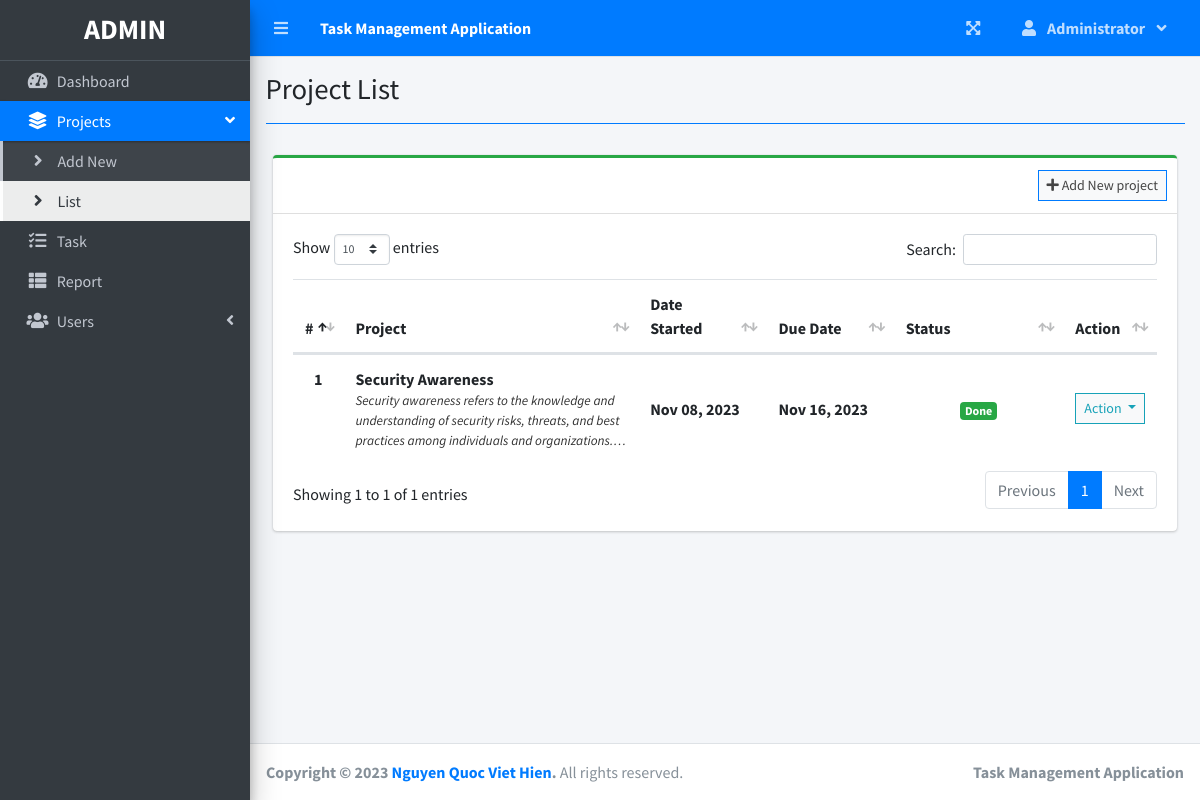
The app's page /index.php?page=project_list (signed in) with its own data.
### tables this page shows
CREATE TABLE `project_list` (
  `id` int(30) NOT NULL,
  `name` varchar(200) NOT NULL,
  `description` text NOT NULL,
  `status` tinyint(2) NOT NULL,
  `start_date` date NOT NULL,
  `end_date` date NOT NULL,
  `manager_id` int(30) NOT NULL,
  `user_ids` text NOT NULL,
  `date_created` datetime NOT NULL DEFAULT current_timestamp()
);

### project_list.php (the view, shortened to what this page needs)
<?php include'db_connect.php' ?>
<div class="col-lg-12">
	<div class="card card-outline card-success">
		<div class="card-header">
            <?php if($_SESSION['login_type'] != 3): ?>
			<div class="card-tools">
				<a class="btn btn-block btn-sm btn-default btn-flat border-primary" href="./index.php?page=new_project"><i class="fa fa-plus"></i> Add New project</a>
			</div>
            <?php endif; ?>
		</div>
		<div class="card-body">
			<table class="table tabe-hover table-condensed" id="list">
				<colgroup>
					<col width="5%">
					<col width="35%">
					<col width="15%">
					<col width="15%">
					<col width="20%">
					<col width="10%">
				</colgroup>
				<thead>
					<tr>
						<th class="text-center">#</th>
						<th>Project</th>
						<th>Date Started</th>
						<th>Due Date</th>
						<th>Status</th>
						<th>Action</th>
					</tr>
				</thead>
				<tbody>
					<?php
					$i = 1;
					$stat = array("Pending","Started","On-Progress","On-Hold","Over Due","Done");
					$where = "";
					$qry = $conn->query("SELECT * FROM project_list $where order by name asc");
					while($row= $qry->fetch_assoc()):
						$trans = get_html_translation_table(HTML_ENTITIES,ENT_QUOTES);
						unset($trans["\""], $trans["<"], $trans[">"], $trans["<h2"]);
						$desc = strtr(html_entity_decode($row['description']),$trans);
						$desc=str_replace(array("<li>","</li>"), array("",", "), $desc);
					?>
					<tr>
						<th class="text-center"><?php echo $i++ ?></th>
						<td>
							<p><b><?php echo ucwords($row['name']) ?></b></p>
							<p class="truncate"><?php echo strip_tags($desc) ?></p>
						</td>
						<td><b><?php echo date("M d, Y",strtotime($row['start_date'])) ?></b></td>
						<td><b><?php echo date("M d, Y",strtotime($row['end_date'])) ?></b></td>
						<td class="text-center">
							<?php
							  if($stat[$row['status']] =='Pending'){
							  	echo "<span class='badge badge-secondary'>{$stat[$row['status']]}</span>";
							  }elseif($stat[$row['status']] =='Started'){
							  	echo "<span class='badge badge-primary'>{$stat[$row['status']]}</span>";
							  }elseif($stat[$row['status']] =='On-Progress'){
							  	echo "<span class='badge badge-info'>{$stat[$row['status']]}</span>";
							  }elseif($stat[$row['status']] =='On-Hold'){
							  	echo "<span class='badge badge-warning'>{$stat[$row['status']]}</span>";
							  }elseif($stat[$row['status']] =='Over Due'){
							  	echo "<span class='badge badge-danger'>{$stat[$row['status']]}</span>";
							  }elseif($stat[$row['status']] =='Done'){
							  	echo "<span class='badge badge-success'>{$stat[$row['status']]}</span>";
							  }
							?>
						</td>
						<td class="text-center">
							<button type="button" class="btn btn-default btn-sm btn-flat border-info wave-effect text-info dropdown-toggle" data-toggle="dropdown" aria-expanded="true">
		                      Action
		                    </button>
						</td>
					</tr>
				<?php endwhile; ?>
				</tbody>
			</table>
		</div>
	</div>
</div>

### project_list.php (style rules this page uses)
table p { margin: unset !important; }
table td { vertical-align: middle !important }

### records on screen
project_list: name "Security Awareness", description "Security awareness refers to the knowledge and understanding of security risks, threats, and best practices among individuals and organizations.…", start_date "Nov 08, 2023", end_date "Nov 16, 2023", status "Done"

### other values on screen
$_SESSION['system']['name'] "Task Management Application"
$_SESSION['login_firstname'] "Administrator"
$title "Project List"
